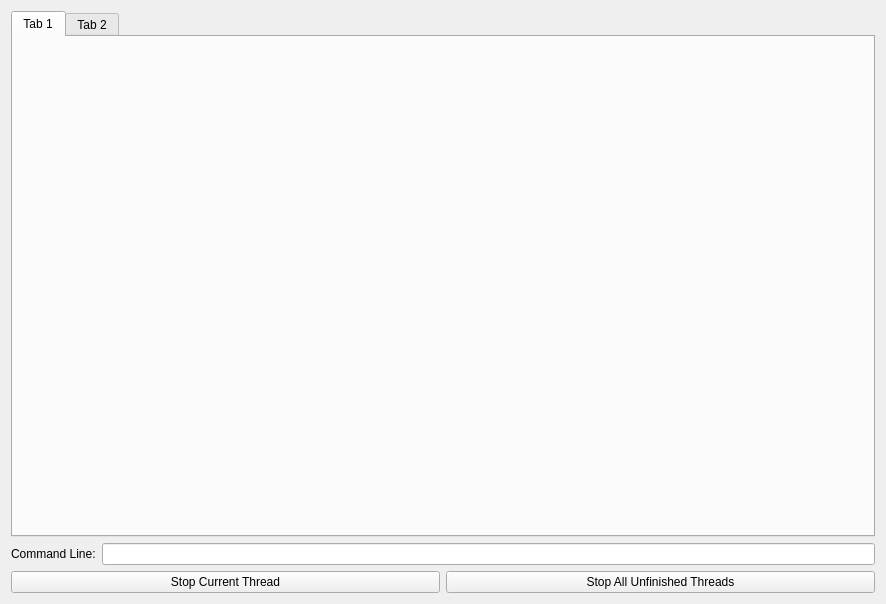
<?xml version="1.0" encoding="UTF-8"?>
<ui version="4.0">
 <class>Dialog</class>
 <widget class="QDialog" name="Dialog">
  <property name="geometry">
   <rect>
    <x>0</x>
    <y>0</y>
    <width>886</width>
    <height>604</height>
   </rect>
  </property>
  <property name="windowTitle">
   <string>LaunchWindow</string>
  </property>
  <layout class="QGridLayout" name="gridLayout">
   <item row="1" column="1">
    <widget class="QTabWidget" name="tab_Launch">
     <property name="currentIndex">
      <number>0</number>
     </property>
     <widget class="QWidget" name="tab">
      <attribute name="title">
       <string>Tab 1</string>
      </attribute>
      <layout class="QGridLayout" name="gridLayout_3"/>
     </widget>
     <widget class="QWidget" name="tab_2">
      <attribute name="title">
       <string>Tab 2</string>
      </attribute>
     </widget>
    </widget>
   </item>
   <item row="0" column="2">
    <layout class="QVBoxLayout" name="verticalLaunch">
     <property name="sizeConstraint">
      <enum>QLayout::SetDefaultConstraint</enum>
     </property>
    </layout>
   </item>
   <item row="3" column="1">
    <layout class="QHBoxLayout" name="horizontalLayout_2">
     <item>
      <widget class="QPushButton" name="stopCurrentThread">
       <property name="text">
        <string>Stop Current Thread</string>
       </property>
       <property name="autoDefault">
        <bool>false</bool>
       </property>
      </widget>
     </item>
     <item>
      <widget class="QPushButton" name="buttonStopThread">
       <property name="focusPolicy">
        <enum>Qt::NoFocus</enum>
       </property>
       <property name="text">
        <string>Stop All Unfinished Threads</string>
       </property>
       <property name="autoDefault">
        <bool>false</bool>
       </property>
      </widget>
     </item>
    </layout>
   </item>
   <item row="2" column="1">
    <layout class="QHBoxLayout" name="horizontalLayout">
     <item>
      <widget class="QLabel" name="debugLabel">
       <property name="text">
        <string>Command Line:</string>
       </property>
      </widget>
     </item>
     <item>
      <widget class="QLineEdit" name="lineDebugCommand"/>
     </item>
    </layout>
   </item>
  </layout>
 </widget>
 <resources/>
 <connections/>
</ui>
